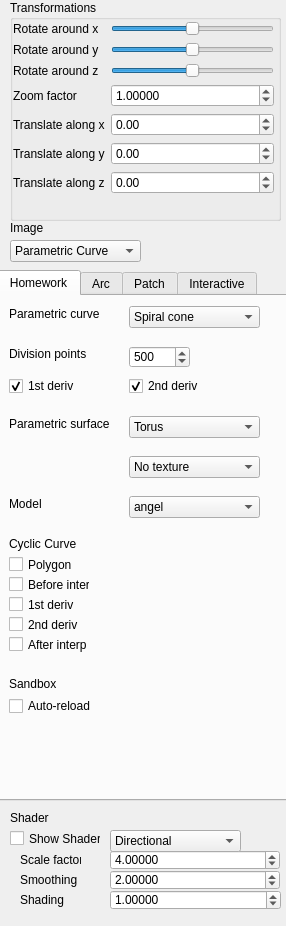
<?xml version="1.0" encoding="UTF-8"?>
<ui version="4.0">
 <class>SideWidget</class>
 <widget class="QWidget" name="SideWidget">
  <property name="geometry">
   <rect>
    <x>0</x>
    <y>0</y>
    <width>286</width>
    <height>926</height>
   </rect>
  </property>
  <property name="sizePolicy">
   <sizepolicy hsizetype="Fixed" vsizetype="Preferred">
    <horstretch>0</horstretch>
    <verstretch>0</verstretch>
   </sizepolicy>
  </property>
  <property name="minimumSize">
   <size>
    <width>269</width>
    <height>0</height>
   </size>
  </property>
  <property name="windowTitle">
   <string>Form</string>
  </property>
  <widget class="QGroupBox" name="groupBox">
   <property name="geometry">
    <rect>
     <x>10</x>
     <y>0</y>
     <width>271</width>
     <height>221</height>
    </rect>
   </property>
   <property name="title">
    <string>Transformations</string>
   </property>
   <widget class="QWidget" name="layoutWidget">
    <property name="geometry">
     <rect>
      <x>3</x>
      <y>21</y>
      <width>261</width>
      <height>192</height>
     </rect>
    </property>
    <layout class="QFormLayout" name="formLayout">
     <item row="0" column="0">
      <widget class="QLabel" name="label">
       <property name="text">
        <string>Rotate around x</string>
       </property>
       <property name="buddy">
        <cstring>rotate_x_slider</cstring>
       </property>
      </widget>
     </item>
     <item row="0" column="1">
      <widget class="QSlider" name="rotate_x_slider">
       <property name="minimum">
        <number>-180</number>
       </property>
       <property name="maximum">
        <number>180</number>
       </property>
       <property name="orientation">
        <enum>Qt::Horizontal</enum>
       </property>
      </widget>
     </item>
     <item row="1" column="0">
      <widget class="QLabel" name="label_2">
       <property name="text">
        <string>Rotate around y</string>
       </property>
       <property name="buddy">
        <cstring>rotate_y_slider</cstring>
       </property>
      </widget>
     </item>
     <item row="1" column="1">
      <widget class="QSlider" name="rotate_y_slider">
       <property name="minimum">
        <number>-180</number>
       </property>
       <property name="maximum">
        <number>180</number>
       </property>
       <property name="orientation">
        <enum>Qt::Horizontal</enum>
       </property>
      </widget>
     </item>
     <item row="2" column="0">
      <widget class="QLabel" name="label_3">
       <property name="text">
        <string>Rotate around z</string>
       </property>
       <property name="buddy">
        <cstring>rotate_z_slider</cstring>
       </property>
      </widget>
     </item>
     <item row="2" column="1">
      <widget class="QSlider" name="rotate_z_slider">
       <property name="minimum">
        <number>-180</number>
       </property>
       <property name="maximum">
        <number>180</number>
       </property>
       <property name="orientation">
        <enum>Qt::Horizontal</enum>
       </property>
      </widget>
     </item>
     <item row="3" column="0">
      <widget class="QLabel" name="label_4">
       <property name="text">
        <string>Zoom factor</string>
       </property>
       <property name="buddy">
        <cstring>zoom_factor_spin_box</cstring>
       </property>
      </widget>
     </item>
     <item row="3" column="1">
      <widget class="QDoubleSpinBox" name="zoom_factor_spin_box">
       <property name="toolTip">
        <string/>
       </property>
       <property name="decimals">
        <number>5</number>
       </property>
       <property name="minimum">
        <double>0.000100000000000</double>
       </property>
       <property name="maximum">
        <double>10000.000000000000000</double>
       </property>
       <property name="singleStep">
        <double>0.100000000000000</double>
       </property>
       <property name="value">
        <double>1.000000000000000</double>
       </property>
      </widget>
     </item>
     <item row="4" column="0">
      <widget class="QLabel" name="label_5">
       <property name="text">
        <string>Translate along x</string>
       </property>
       <property name="buddy">
        <cstring>trans_x_spin_box</cstring>
       </property>
      </widget>
     </item>
     <item row="4" column="1">
      <widget class="QDoubleSpinBox" name="trans_x_spin_box">
       <property name="minimum">
        <double>-100.000000000000000</double>
       </property>
       <property name="maximum">
        <double>100.000000000000000</double>
       </property>
       <property name="singleStep">
        <double>0.100000000000000</double>
       </property>
      </widget>
     </item>
     <item row="5" column="0">
      <widget class="QLabel" name="label_6">
       <property name="text">
        <string>Translate along y</string>
       </property>
       <property name="buddy">
        <cstring>trans_y_spin_box</cstring>
       </property>
      </widget>
     </item>
     <item row="5" column="1">
      <widget class="QDoubleSpinBox" name="trans_y_spin_box">
       <property name="minimum">
        <double>-100.000000000000000</double>
       </property>
       <property name="maximum">
        <double>100.000000000000000</double>
       </property>
       <property name="singleStep">
        <double>0.100000000000000</double>
       </property>
      </widget>
     </item>
     <item row="6" column="0">
      <widget class="QLabel" name="label_7">
       <property name="text">
        <string>Translate along z</string>
       </property>
       <property name="buddy">
        <cstring>trans_z_spin_box</cstring>
       </property>
      </widget>
     </item>
     <item row="6" column="1">
      <widget class="QDoubleSpinBox" name="trans_z_spin_box">
       <property name="minimum">
        <double>-100.000000000000000</double>
       </property>
       <property name="maximum">
        <double>100.000000000000000</double>
       </property>
       <property name="singleStep">
        <double>0.100000000000000</double>
       </property>
      </widget>
     </item>
    </layout>
   </widget>
  </widget>
  <widget class="QTabWidget" name="tabWidget">
   <property name="geometry">
    <rect>
     <x>-3</x>
     <y>270</y>
     <width>301</width>
     <height>531</height>
    </rect>
   </property>
   <property name="currentIndex">
    <number>0</number>
   </property>
   <widget class="QWidget" name="tabHomework">
    <attribute name="title">
     <string>Homework</string>
    </attribute>
    <widget class="QComboBox" name="model_combo_box">
     <property name="geometry">
      <rect>
       <x>130</x>
       <y>200</y>
       <width>131</width>
       <height>22</height>
      </rect>
     </property>
     <item>
      <property name="text">
       <string>angel</string>
      </property>
     </item>
     <item>
      <property name="text">
       <string>bird</string>
      </property>
     </item>
     <item>
      <property name="text">
       <string>cone</string>
      </property>
     </item>
     <item>
      <property name="text">
       <string>cube</string>
      </property>
     </item>
     <item>
      <property name="text">
       <string>icosahedron</string>
      </property>
     </item>
     <item>
      <property name="text">
       <string>sphere</string>
      </property>
     </item>
     <item>
      <property name="text">
       <string>star</string>
      </property>
     </item>
     <item>
      <property name="text">
       <string>space_station</string>
      </property>
     </item>
    </widget>
    <widget class="QCheckBox" name="cNoInterp">
     <property name="geometry">
      <rect>
       <x>10</x>
       <y>280</y>
       <width>81</width>
       <height>17</height>
      </rect>
     </property>
     <property name="text">
      <string>Before interp</string>
     </property>
    </widget>
    <widget class="QLabel" name="label_8">
     <property name="geometry">
      <rect>
       <x>10</x>
       <y>10</y>
       <width>131</width>
       <height>16</height>
      </rect>
     </property>
     <property name="text">
      <string>Parametric curve</string>
     </property>
    </widget>
    <widget class="QCheckBox" name="cSecondDeriv">
     <property name="geometry">
      <rect>
       <x>10</x>
       <y>320</y>
       <width>70</width>
       <height>17</height>
      </rect>
     </property>
     <property name="text">
      <string>2nd deriv</string>
     </property>
    </widget>
    <widget class="QComboBox" name="ps_combo_box">
     <property name="geometry">
      <rect>
       <x>130</x>
       <y>120</y>
       <width>131</width>
       <height>22</height>
      </rect>
     </property>
     <item>
      <property name="text">
       <string>Torus</string>
      </property>
     </item>
     <item>
      <property name="text">
       <string>Hyperboloid</string>
      </property>
     </item>
     <item>
      <property name="text">
       <string>Cylindrical helicoid</string>
      </property>
     </item>
     <item>
      <property name="text">
       <string>Alfred Grey</string>
      </property>
     </item>
     <item>
      <property name="text">
       <string>Klein Bottle</string>
      </property>
     </item>
    </widget>
    <widget class="QLabel" name="label_12">
     <property name="geometry">
      <rect>
       <x>10</x>
       <y>240</y>
       <width>131</width>
       <height>16</height>
      </rect>
     </property>
     <property name="text">
      <string>Cyclic Curve</string>
     </property>
    </widget>
    <widget class="QCheckBox" name="cPolygon">
     <property name="geometry">
      <rect>
       <x>10</x>
       <y>260</y>
       <width>70</width>
       <height>17</height>
      </rect>
     </property>
     <property name="text">
      <string>Polygon</string>
     </property>
    </widget>
    <widget class="QComboBox" name="pc_combo_box">
     <property name="geometry">
      <rect>
       <x>130</x>
       <y>10</y>
       <width>131</width>
       <height>22</height>
      </rect>
     </property>
     <item>
      <property name="text">
       <string>Spiral cone</string>
      </property>
     </item>
     <item>
      <property name="text">
       <string>Torus knot</string>
      </property>
     </item>
     <item>
      <property name="text">
       <string>Own parametric curve</string>
      </property>
     </item>
     <item>
      <property name="text">
       <string>Hipotrochoid</string>
      </property>
     </item>
     <item>
      <property name="text">
       <string>Vivianni curve</string>
      </property>
     </item>
     <item>
      <property name="text">
       <string>Archytas</string>
      </property>
     </item>
    </widget>
    <widget class="QLabel" name="label_10">
     <property name="geometry">
      <rect>
       <x>10</x>
       <y>200</y>
       <width>131</width>
       <height>16</height>
      </rect>
     </property>
     <property name="text">
      <string>Model</string>
     </property>
    </widget>
    <widget class="QCheckBox" name="cFirstDeriv">
     <property name="geometry">
      <rect>
       <x>10</x>
       <y>300</y>
       <width>70</width>
       <height>17</height>
      </rect>
     </property>
     <property name="text">
      <string>1st deriv</string>
     </property>
    </widget>
    <widget class="QCheckBox" name="cInterp">
     <property name="geometry">
      <rect>
       <x>10</x>
       <y>340</y>
       <width>81</width>
       <height>17</height>
      </rect>
     </property>
     <property name="text">
      <string>After interp</string>
     </property>
    </widget>
    <widget class="QLabel" name="label_9">
     <property name="geometry">
      <rect>
       <x>10</x>
       <y>120</y>
       <width>131</width>
       <height>16</height>
      </rect>
     </property>
     <property name="text">
      <string>Parametric surface</string>
     </property>
    </widget>
    <widget class="QSpinBox" name="pcDivisionPointsSpinBox">
     <property name="geometry">
      <rect>
       <x>130</x>
       <y>50</y>
       <width>61</width>
       <height>22</height>
      </rect>
     </property>
     <property name="minimum">
      <number>1</number>
     </property>
     <property name="maximum">
      <number>10000</number>
     </property>
     <property name="singleStep">
      <number>5</number>
     </property>
     <property name="value">
      <number>500</number>
     </property>
    </widget>
    <widget class="QLabel" name="label_25">
     <property name="geometry">
      <rect>
       <x>10</x>
       <y>50</y>
       <width>91</width>
       <height>16</height>
      </rect>
     </property>
     <property name="text">
      <string>Division points</string>
     </property>
    </widget>
    <widget class="QCheckBox" name="pcFirstDerivCheckBox">
     <property name="geometry">
      <rect>
       <x>10</x>
       <y>80</y>
       <width>76</width>
       <height>20</height>
      </rect>
     </property>
     <property name="text">
      <string>1st deriv</string>
     </property>
     <property name="checked">
      <bool>true</bool>
     </property>
    </widget>
    <widget class="QCheckBox" name="pcSecondDerivCheckBox">
     <property name="geometry">
      <rect>
       <x>130</x>
       <y>80</y>
       <width>76</width>
       <height>20</height>
      </rect>
     </property>
     <property name="text">
      <string>2nd deriv</string>
     </property>
     <property name="checked">
      <bool>true</bool>
     </property>
    </widget>
    <widget class="QCheckBox" name="sandboxCheckbox">
     <property name="geometry">
      <rect>
       <x>10</x>
       <y>400</y>
       <width>91</width>
       <height>20</height>
      </rect>
     </property>
     <property name="text">
      <string>Auto-reload</string>
     </property>
    </widget>
    <widget class="QLabel" name="label_19">
     <property name="geometry">
      <rect>
       <x>10</x>
       <y>380</y>
       <width>49</width>
       <height>16</height>
      </rect>
     </property>
     <property name="text">
      <string>Sandbox</string>
     </property>
    </widget>
    <widget class="QComboBox" name="textureComboBox">
     <property name="geometry">
      <rect>
       <x>130</x>
       <y>160</y>
       <width>131</width>
       <height>22</height>
      </rect>
     </property>
     <item>
      <property name="text">
       <string>No texture</string>
      </property>
     </item>
     <item>
      <property name="text">
       <string>Texture 0</string>
      </property>
     </item>
     <item>
      <property name="text">
       <string>Texture 1</string>
      </property>
     </item>
     <item>
      <property name="text">
       <string>Texture 2</string>
      </property>
     </item>
     <item>
      <property name="text">
       <string>Texture 3</string>
      </property>
     </item>
     <item>
      <property name="text">
       <string>Texture 4</string>
      </property>
     </item>
     <item>
      <property name="text">
       <string>Texture 5</string>
      </property>
     </item>
     <item>
      <property name="text">
       <string>Texture 6</string>
      </property>
     </item>
     <item>
      <property name="text">
       <string>Texture 7</string>
      </property>
     </item>
     <item>
      <property name="text">
       <string>Texture 8</string>
      </property>
     </item>
     <item>
      <property name="text">
       <string>Texture 9</string>
      </property>
     </item>
    </widget>
   </widget>
   <widget class="QWidget" name="tabProject">
    <attribute name="title">
     <string>Arc</string>
    </attribute>
    <widget class="QLabel" name="label_13">
     <property name="geometry">
      <rect>
       <x>10</x>
       <y>0</y>
       <width>131</width>
       <height>16</height>
      </rect>
     </property>
     <property name="text">
      <string>Arc</string>
     </property>
    </widget>
    <widget class="QCheckBox" name="aFirstDeriv">
     <property name="geometry">
      <rect>
       <x>10</x>
       <y>40</y>
       <width>81</width>
       <height>17</height>
      </rect>
     </property>
     <property name="text">
      <string>First deriv</string>
     </property>
    </widget>
    <widget class="QCheckBox" name="aNoInterp">
     <property name="geometry">
      <rect>
       <x>10</x>
       <y>80</y>
       <width>81</width>
       <height>17</height>
      </rect>
     </property>
     <property name="text">
      <string>No Interp</string>
     </property>
    </widget>
    <widget class="QCheckBox" name="aSecondDeriv">
     <property name="geometry">
      <rect>
       <x>10</x>
       <y>60</y>
       <width>81</width>
       <height>17</height>
      </rect>
     </property>
     <property name="text">
      <string>Second deriv</string>
     </property>
    </widget>
    <widget class="QCheckBox" name="aPolygon">
     <property name="geometry">
      <rect>
       <x>10</x>
       <y>20</y>
       <width>70</width>
       <height>17</height>
      </rect>
     </property>
     <property name="text">
      <string>Polygon</string>
     </property>
    </widget>
    <widget class="QLabel" name="label_30">
     <property name="geometry">
      <rect>
       <x>150</x>
       <y>0</y>
       <width>71</width>
       <height>16</height>
      </rect>
     </property>
     <property name="text">
      <string>Vector values</string>
     </property>
    </widget>
    <widget class="QDoubleSpinBox" name="arcSpinbox1">
     <property name="geometry">
      <rect>
       <x>100</x>
       <y>20</y>
       <width>51</width>
       <height>22</height>
      </rect>
     </property>
    </widget>
    <widget class="QDoubleSpinBox" name="arcSpinbox2">
     <property name="geometry">
      <rect>
       <x>100</x>
       <y>40</y>
       <width>51</width>
       <height>22</height>
      </rect>
     </property>
    </widget>
    <widget class="QDoubleSpinBox" name="arcSpinbox3">
     <property name="geometry">
      <rect>
       <x>100</x>
       <y>60</y>
       <width>51</width>
       <height>22</height>
      </rect>
     </property>
    </widget>
    <widget class="QDoubleSpinBox" name="arcSpinbox4">
     <property name="geometry">
      <rect>
       <x>100</x>
       <y>80</y>
       <width>51</width>
       <height>22</height>
      </rect>
     </property>
     <property name="value">
      <double>2.000000000000000</double>
     </property>
    </widget>
    <widget class="QDoubleSpinBox" name="arcSpinbox3_2">
     <property name="geometry">
      <rect>
       <x>160</x>
       <y>60</y>
       <width>51</width>
       <height>22</height>
      </rect>
     </property>
     <property name="value">
      <double>1.000000000000000</double>
     </property>
    </widget>
    <widget class="QDoubleSpinBox" name="arcSpinbox2_2">
     <property name="geometry">
      <rect>
       <x>160</x>
       <y>40</y>
       <width>51</width>
       <height>22</height>
      </rect>
     </property>
     <property name="value">
      <double>1.000000000000000</double>
     </property>
    </widget>
    <widget class="QDoubleSpinBox" name="arcSpinbox4_2">
     <property name="geometry">
      <rect>
       <x>160</x>
       <y>80</y>
       <width>51</width>
       <height>22</height>
      </rect>
     </property>
     <property name="value">
      <double>1.000000000000000</double>
     </property>
    </widget>
    <widget class="QDoubleSpinBox" name="arcSpinbox1_2">
     <property name="geometry">
      <rect>
       <x>160</x>
       <y>20</y>
       <width>51</width>
       <height>22</height>
      </rect>
     </property>
    </widget>
    <widget class="QDoubleSpinBox" name="arcSpinbox3_3">
     <property name="geometry">
      <rect>
       <x>220</x>
       <y>60</y>
       <width>51</width>
       <height>22</height>
      </rect>
     </property>
     <property name="value">
      <double>1.000000000000000</double>
     </property>
    </widget>
    <widget class="QDoubleSpinBox" name="arcSpinbox2_3">
     <property name="geometry">
      <rect>
       <x>220</x>
       <y>40</y>
       <width>51</width>
       <height>22</height>
      </rect>
     </property>
    </widget>
    <widget class="QDoubleSpinBox" name="arcSpinbox4_3">
     <property name="geometry">
      <rect>
       <x>220</x>
       <y>80</y>
       <width>51</width>
       <height>22</height>
      </rect>
     </property>
     <property name="value">
      <double>1.000000000000000</double>
     </property>
    </widget>
    <widget class="QDoubleSpinBox" name="arcSpinbox1_3">
     <property name="geometry">
      <rect>
       <x>220</x>
       <y>20</y>
       <width>51</width>
       <height>22</height>
      </rect>
     </property>
     <property name="value">
      <double>1.000000000000000</double>
     </property>
    </widget>
   </widget>
   <widget class="QWidget" name="tab">
    <attribute name="title">
     <string>Patch</string>
    </attribute>
    <widget class="QCheckBox" name="pInterp">
     <property name="geometry">
      <rect>
       <x>120</x>
       <y>40</y>
       <width>81</width>
       <height>17</height>
      </rect>
     </property>
     <property name="text">
      <string>Interp</string>
     </property>
    </widget>
    <widget class="QLabel" name="label_14">
     <property name="geometry">
      <rect>
       <x>10</x>
       <y>0</y>
       <width>131</width>
       <height>16</height>
      </rect>
     </property>
     <property name="text">
      <string>Patch</string>
     </property>
    </widget>
    <widget class="QCheckBox" name="pData">
     <property name="geometry">
      <rect>
       <x>10</x>
       <y>20</y>
       <width>70</width>
       <height>17</height>
      </rect>
     </property>
     <property name="text">
      <string>Datapoints</string>
     </property>
    </widget>
    <widget class="QCheckBox" name="checkBox">
     <property name="geometry">
      <rect>
       <x>10</x>
       <y>40</y>
       <width>70</width>
       <height>17</height>
      </rect>
     </property>
     <property name="text">
      <string>First Deriv</string>
     </property>
    </widget>
    <widget class="QCheckBox" name="checkBox_2">
     <property name="geometry">
      <rect>
       <x>10</x>
       <y>60</y>
       <width>91</width>
       <height>17</height>
      </rect>
     </property>
     <property name="text">
      <string>Normal vectors</string>
     </property>
    </widget>
    <widget class="QCheckBox" name="pNoInterp">
     <property name="geometry">
      <rect>
       <x>120</x>
       <y>20</y>
       <width>81</width>
       <height>17</height>
      </rect>
     </property>
     <property name="text">
      <string>No Interp</string>
     </property>
    </widget>
   </widget>
   <widget class="QWidget" name="tab_2">
    <attribute name="title">
     <string>Interactive</string>
    </attribute>
   </widget>
  </widget>
  <widget class="QLabel" name="label_15">
   <property name="geometry">
    <rect>
     <x>10</x>
     <y>810</y>
     <width>131</width>
     <height>16</height>
    </rect>
   </property>
   <property name="text">
    <string>Shader</string>
   </property>
  </widget>
  <widget class="QDoubleSpinBox" name="smoothingSpinBox">
   <property name="geometry">
    <rect>
     <x>110</x>
     <y>870</y>
     <width>170</width>
     <height>20</height>
    </rect>
   </property>
   <property name="toolTip">
    <string/>
   </property>
   <property name="decimals">
    <number>5</number>
   </property>
   <property name="minimum">
    <double>0.000100000000000</double>
   </property>
   <property name="maximum">
    <double>10000.000000000000000</double>
   </property>
   <property name="singleStep">
    <double>0.100000000000000</double>
   </property>
   <property name="value">
    <double>2.000000000000000</double>
   </property>
  </widget>
  <widget class="QDoubleSpinBox" name="shadingSpinBox">
   <property name="geometry">
    <rect>
     <x>110</x>
     <y>890</y>
     <width>171</width>
     <height>20</height>
    </rect>
   </property>
   <property name="toolTip">
    <string/>
   </property>
   <property name="decimals">
    <number>5</number>
   </property>
   <property name="minimum">
    <double>0.000100000000000</double>
   </property>
   <property name="maximum">
    <double>10000.000000000000000</double>
   </property>
   <property name="singleStep">
    <double>0.100000000000000</double>
   </property>
   <property name="value">
    <double>1.000000000000000</double>
   </property>
  </widget>
  <widget class="QCheckBox" name="showShader">
   <property name="geometry">
    <rect>
     <x>10</x>
     <y>830</y>
     <width>91</width>
     <height>17</height>
    </rect>
   </property>
   <property name="text">
    <string>Show Shader</string>
   </property>
  </widget>
  <widget class="QLabel" name="label_16">
   <property name="geometry">
    <rect>
     <x>20</x>
     <y>850</y>
     <width>61</width>
     <height>20</height>
    </rect>
   </property>
   <property name="text">
    <string>Scale factor</string>
   </property>
   <property name="buddy">
    <cstring>zoom_factor_spin_box</cstring>
   </property>
  </widget>
  <widget class="QDoubleSpinBox" name="scaleFactorSpinBox">
   <property name="geometry">
    <rect>
     <x>110</x>
     <y>850</y>
     <width>170</width>
     <height>20</height>
    </rect>
   </property>
   <property name="toolTip">
    <string/>
   </property>
   <property name="decimals">
    <number>5</number>
   </property>
   <property name="minimum">
    <double>0.000100000000000</double>
   </property>
   <property name="maximum">
    <double>10000.000000000000000</double>
   </property>
   <property name="singleStep">
    <double>0.100000000000000</double>
   </property>
   <property name="value">
    <double>4.000000000000000</double>
   </property>
  </widget>
  <widget class="QLabel" name="label_17">
   <property name="geometry">
    <rect>
     <x>20</x>
     <y>870</y>
     <width>58</width>
     <height>20</height>
    </rect>
   </property>
   <property name="text">
    <string>Smoothing</string>
   </property>
   <property name="buddy">
    <cstring>zoom_factor_spin_box</cstring>
   </property>
  </widget>
  <widget class="QComboBox" name="shaderComboBox">
   <property name="geometry">
    <rect>
     <x>110</x>
     <y>830</y>
     <width>131</width>
     <height>22</height>
    </rect>
   </property>
   <item>
    <property name="text">
     <string>Directional</string>
    </property>
   </item>
   <item>
    <property name="text">
     <string>Reflection lines</string>
    </property>
   </item>
   <item>
    <property name="text">
     <string>Toon</string>
    </property>
   </item>
   <item>
    <property name="text">
     <string>Two sided</string>
    </property>
   </item>
  </widget>
  <widget class="QLabel" name="label_18">
   <property name="geometry">
    <rect>
     <x>20</x>
     <y>890</y>
     <width>58</width>
     <height>20</height>
    </rect>
   </property>
   <property name="text">
    <string>Shading</string>
   </property>
   <property name="buddy">
    <cstring>zoom_factor_spin_box</cstring>
   </property>
  </widget>
  <widget class="QComboBox" name="imageComboBox">
   <property name="geometry">
    <rect>
     <x>10</x>
     <y>240</y>
     <width>131</width>
     <height>22</height>
    </rect>
   </property>
   <item>
    <property name="text">
     <string>Parametric Curve</string>
    </property>
   </item>
   <item>
    <property name="text">
     <string>Model</string>
    </property>
   </item>
   <item>
    <property name="text">
     <string>Parametric Surface</string>
    </property>
   </item>
   <item>
    <property name="text">
     <string>Cyclic Curve</string>
    </property>
   </item>
   <item>
    <property name="text">
     <string>Biquartic Arc</string>
    </property>
   </item>
   <item>
    <property name="text">
     <string>Biquartic Patch</string>
    </property>
   </item>
   <item>
    <property name="text">
     <string>Sandbox</string>
    </property>
   </item>
  </widget>
  <widget class="QLabel" name="label_11">
   <property name="geometry">
    <rect>
     <x>10</x>
     <y>220</y>
     <width>131</width>
     <height>16</height>
    </rect>
   </property>
   <property name="text">
    <string>Image</string>
   </property>
  </widget>
 </widget>
 <resources/>
 <connections/>
</ui>
